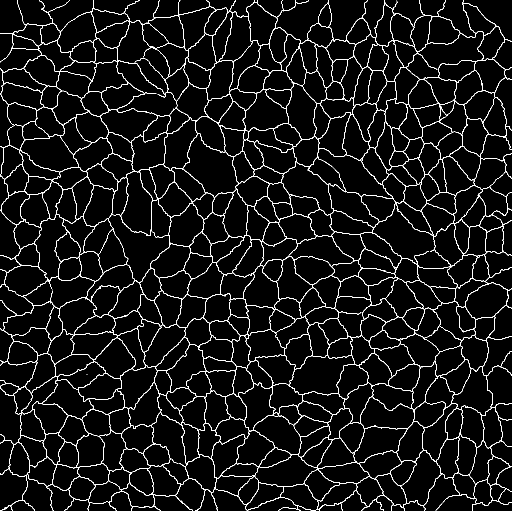
#> input picture data/raw/field104_endothelial_junctions_annotator1.tif, 1024 x 1022 px (shown at 1/2 size)
$ python annot_agree.py
#> lines starting #> are read from the running program, lines starting #| are printed output that depends on the picture
### common/annotations.py
"""Shared conversion of manual annotations (one implementation for all figures)."""
import numpy as np
from skimage.measure import label
from skimage.segmentation import clear_border, expand_labels

SLIVER_PX = 150  # regions smaller than this (px) between drawn lines are not cells


def lines_to_cells(lines: np.ndarray) -> np.ndarray:
    """Convert drawn junction lines (True on lines) to a label image of complete cells.

    Regions enclosed by the lines (4-connected) are labelled, grown by 2 px to close the line gap, cells touching the
    image border are removed (they are incomplete) and slivers smaller than SLIVER_PX are discarded.
    """
    if lines.ndim != 2:
        raise ValueError(f"lines must be a 2D image, got shape {lines.shape}")
    if lines.dtype != bool:
        raise TypeError(f"lines must be a boolean mask (True on lines), got {lines.dtype}")
    lab = expand_labels(label(~lines, connectivity=1), 2)
    lab = clear_border(lab)
    sizes = np.bincount(lab.ravel())
    lab[np.isin(lab, np.where(sizes < SLIVER_PX)[0])] = 0
    return lab

### common/matching.py
"""Object matching and object-level F1, shared by Figures 1-3.

Matching rule (identical to the code that produced the published scores):
every pair of overlapping objects (one reference, one predicted) is scored by intersection-over-union (IoU);
pairs are accepted greedily from the highest IoU downwards, one-to-one, keeping only IoU >= threshold.
F1 = 2 TP / (2 TP + FP + FN); F1 is 0 when there are no matches (including two empty images).
An IoU exactly equal to the threshold counts as a match. Labels do not overlap within an image, so for thresholds above
0.5 each object has at most one candidate partner and greedy matching equals optimal matching
(tests/test_matching_edge_cases.py). At thr = 0.5 a greedy pass can lose a tied maximum-cardinality solution; the edge
case test does not hit an exact tie, so prefer not to call at exactly 0.5 in new code.
"""
from __future__ import annotations

import numpy as np

from common.labels import validate_labels


def match(gt: np.ndarray, pr: np.ndarray, thr: float = 0.5) -> tuple[list[tuple[int, int, float]], set, set]:
    """Greedy one-to-one matching of two label images (0 = background).

    Returns (matched pairs [(gt_id, pred_id, iou)], unmatched reference ids (FN), unmatched predicted ids (FP)).
    """
    gt = validate_labels(gt, name="reference")
    pr = validate_labels(pr, name="prediction")
    if gt.shape != pr.shape:
        raise ValueError(f"Label images differ in shape: reference {gt.shape} vs prediction {pr.shape}")
    if not 0 < thr <= 1:
        raise ValueError(f"IoU threshold must be in (0, 1], got {thr}")
    m = (gt > 0) & (pr > 0)
    pairs: dict[tuple, int] = {}
    for g, p in zip(gt[m], pr[m]):
        pairs[(g, p)] = pairs.get((g, p), 0) + 1
    ga = dict(zip(*np.unique(gt[gt > 0], return_counts=True)))
    pa = dict(zip(*np.unique(pr[pr > 0], return_counts=True)))
    ious = sorted(((n / (ga[g] + pa[p] - n), g, p) for (g, p), n in pairs.items()), reverse=True)
    ug, up, matched = set(), set(), []
    for iou, g, p in ious:
        if iou >= thr and g not in ug and p not in up:
            ug.add(g)
            up.add(p)
            matched.append((g, p, iou))
    return matched, set(ga) - ug, set(pa) - up


# [6 lines left out: function f1_score, not called in this run]

### fig2/code/export_window.py
"""Vector contours of a label image inside a window (full-field px), in window-pixel coordinates."""
import json
import numpy as np
from skimage.measure import find_contours, approximate_polygon
from common.labels import validate_labels


def contours(L, X, Y, W, H, keep=None):
    """Vector outlines (window px) of the objects in the window; keep = optional set of labels to draw (labels of the
    set that are not in the window are simply not in it)."""
    sub = validate_labels(L)[Y:Y + H, X:X + W]
    out = []
    for l in np.unique(sub[sub > 0]):
        if keep is not None and int(l) not in keep:
            continue
        for c in find_contours(np.pad(sub == l, 1).astype(float), 0.5):
            c = approximate_polygon(c - 1, tolerance=0.6)
            out.append([[round(float(v[1]), 2), round(float(v[0]), 2)] for v in c])
    return out


def export(L, X, Y, W, H, path, keep=None):
    json.dump({"w": W, "h": H, "contours": contours(L, X, Y, W, H, keep)}, open(path, "w"))


# [11 lines left out: function centroids, not called in this run]

### common/labels.py
"""Strict reading of instance label images (0 = background, 1..n = objects).

Every score and measurement reads label images through `validate_labels` / `read_labels`, so an invalid image (a
probability map, fractional or negative values, NaN, a stack, the wrong shape) raises instead of being silently cast
to integers.
"""
from __future__ import annotations

from pathlib import Path

import numpy as np
import tifffile


class InvalidLabels(ValueError):
    """A label image that cannot be interpreted as instance labels."""


def validate_labels(array: np.ndarray, *, name: str = "labels", expected_shape: tuple[int, int] | None = None,
                    squeeze: bool = False) -> np.ndarray:
    """Return `array` as an int64 label image after checking it; raise InvalidLabels otherwise.

    squeeze=True removes singleton axes first (e.g. a (1, Y, X) TIFF); any other extra dimension is an error.
    """
    a = np.asarray(array)
    if squeeze:
        a = np.squeeze(a)
    if a.ndim != 2:
        raise InvalidLabels(f"{name}: expected a 2D label image, got shape {a.shape}")
    if expected_shape is not None and a.shape != tuple(expected_shape):
        raise InvalidLabels(f"{name}: expected shape {tuple(expected_shape)}, got {a.shape}")
    if a.dtype == bool or not np.issubdtype(a.dtype, np.integer) and not np.issubdtype(a.dtype, np.floating):
        raise InvalidLabels(f"{name}: expected integer labels, got dtype {a.dtype}")
    if np.issubdtype(a.dtype, np.floating):
        if not np.all(np.isfinite(a)):
            raise InvalidLabels(f"{name}: contains NaN or infinite values")
        if not np.array_equal(a, np.round(a)):
            raise InvalidLabels(f"{name}: contains non-integer values (a probability map or a resampled image?)")
    if a.size and a.min() < 0:
        raise InvalidLabels(f"{name}: contains negative values")
    if a.size and a.max() > np.iinfo(np.int64).max:
        raise InvalidLabels(f"{name}: values too large for int64")
    return a.astype(np.int64)


# [10 lines left out: function read_labels, not called in this run]

### common/stats.py
"""Small statistics helpers that refuse undefined results instead of returning NaN."""
from __future__ import annotations

import numpy as np


def finite_values(values, *, name: str, n_min: int = 1) -> np.ndarray:
    """Return values as a 1D float array; raise if fewer than n_min values or any is not finite."""
    a = np.asarray(values, dtype=float)
    if a.ndim > 1:
        raise ValueError(f"{name}: expected a 1D sample, got shape {a.shape} (a 2D input used to be flattened silently)")
    a = a.ravel()
    if a.size < n_min:
        raise ValueError(f"{name}: need at least {n_min} values, got {a.size}")
    if not np.all(np.isfinite(a)):
        raise ValueError(f"{name}: contains NaN or infinite values")
    return a


# [8 lines left out: function pearson_r, not called in this run]

### fig2/code/annot_agree.py
"""Panel a, reference agreement: two people's cell outlines (drawn on the acquired PECAM-1 image) compared with each
other. Outline drawings are turned into cell instances by common/annotations.lines_to_cells:
regions enclosed by the lines, line pixels returned to neighbours, border cells and slivers < 150 px removed.
Scores: object F1 at IoU >= 0.5 (greedy one-to-one); biological result: cell count and mean cell area."""
import json, os
import numpy as np
import tifffile
from common.matching import match
from export_window import export

from common.annotations import lines_to_cells
from common.stats import finite_values
from common.paths import RAW as U
from common.metadata import FOLLAIN_PX_UM as PX


a1 = lines_to_cells(tifffile.imread(U + "field104_endothelial_junctions_annotator1.tif") > 0)
#> in lines_to_cells, `lab = expand_labels(label(~lines, connectivity=1), 2)`: lab: shape (1022, 1024) int32; 486 distinct labels, from 1 to 486
#> in lines_to_cells, `lab = clear_border(lab)`:
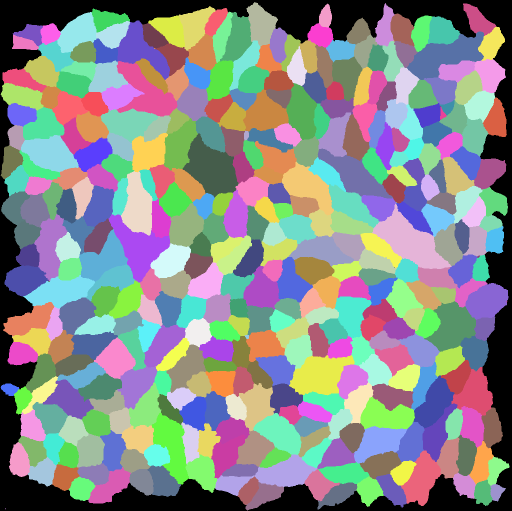
#> lab: shape (1022, 1024) int32 (shown at 1/2 size); 399 distinct labels, from 0 to 485; one colour per label, 0 black
#> in lines_to_cells, `sizes = np.bincount(lab.ravel())`: sizes = 486 values, max 127065 at index 0, min 0 at index 1, mean 2153.3
#> in lines_to_cells, `lab[np.isin(lab, np.where(sizes < SLIVER_PX)[0])] = 0`: lab: shape (1022, 1024) int32; 383 distinct labels, from 0 to 463
a2 = lines_to_cells(tifffile.imread(U + "field104_endothelial_junctions_annotator2.tif") > 0)
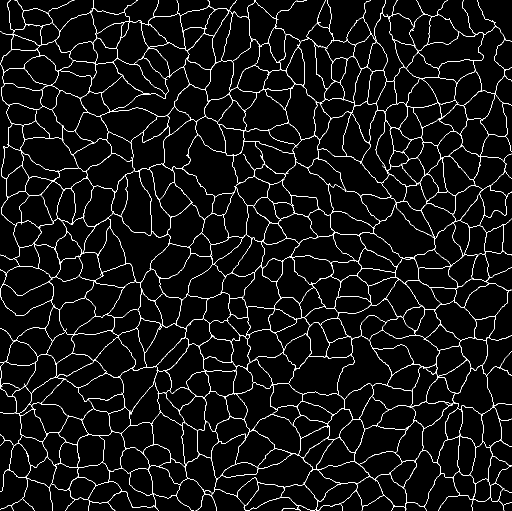
#> input picture data/raw/field104_endothelial_junctions_annotator2.tif, 1024 x 1022 px (shown at 1/2 size)
#> in lines_to_cells (call 2), `lab = expand_labels(label(~lines, connectivity=1), 2)`: lab: shape (1022, 1024) int32; 491 distinct labels, from 1 to 491
#> in lines_to_cells (call 2), `lab = clear_border(lab)`:
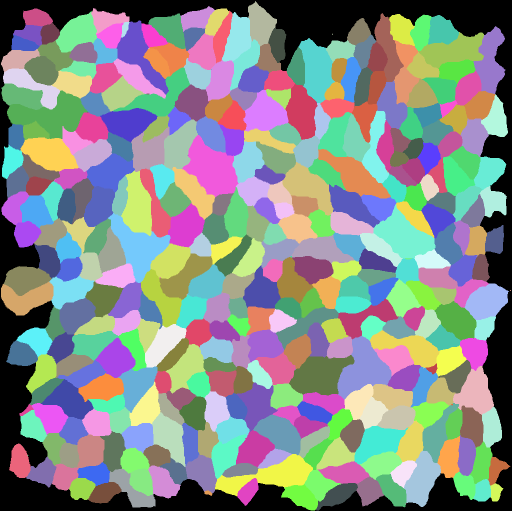
#> lab: shape (1022, 1024) int32 (shown at 1/2 size); 416 distinct labels, from 0 to 487; one colour per label, 0 black
#> in lines_to_cells (call 2), `sizes = np.bincount(lab.ravel())`: sizes = 488 values, max 135219 at index 0, min 0 at index 1, mean 2144.5
#> in lines_to_cells (call 2), `lab[np.isin(lab, np.where(sizes < SLIVER_PX)[0])] = 0`: lab: shape (1022, 1024) int32; 370 distinct labels, from 0 to 471
src = {"annotator 1": a1, "annotator 2": a2}
# Model comparison (Cellpose on acquired PECAM-1, panels/cp_pecam.tif) was dropped from the final figure and its labels
# are not stored; the two annotators are compared only. Fail if the file appears, so the outputs are not changed silently.
if os.path.exists("panels/cp_pecam.tif"):
    raise RuntimeError("panels/cp_pecam.tif is present: the published annot_agree.json compares the annotators only")


def f1(g, p):
    mt, fn, fp = match(g, p, 0.5)
    return round(2 * len(mt) / (2 * len(mt) + len(fn) + len(fp)), 3)


out = {"pairs": {}, "bio": {}}
names = list(src)
#> names = ['annotator 1', 'annotator 2']
for i in range(len(names)):
    for j in range(i + 1, len(names)):
        out["pairs"][f"{names[i]} vs {names[j]}"] = f1(src[names[i]], src[names[j]])
#> this loop made 2 passes
#> after the loop, out = 2 items
for k, L in src.items():
    ids, areas = np.unique(L[L > 0], return_counts=True)
    areas = finite_values(areas, name=f"{k} areas")
    out["bio"][k] = {"count": int(len(ids)), "mean_area_um2": round(float(areas.mean() * PX ** 2), 1)}
#> this loop made 2 passes
#> k on passes 1 to 2: 'annotator 1', 'annotator 2'
json.dump(out, open("panels/annot_agree.json", "w"), indent=1)
print(out)
#| {'pairs': {'annotator 1 vs annotator 2': 0.897}, 'bio': {'annotator 1': {'count': 382, 'mean_area_um2': 1015.6}, 'annotator 2': {'count': 369, 'mean_area_um2': 1041.9}}}
# tile window with clear junctions (full-field px)
X, Y, W, H = 200, 0, 260, 280
g = tifffile.imread(U + "field104_pecam1.tif").astype(float)
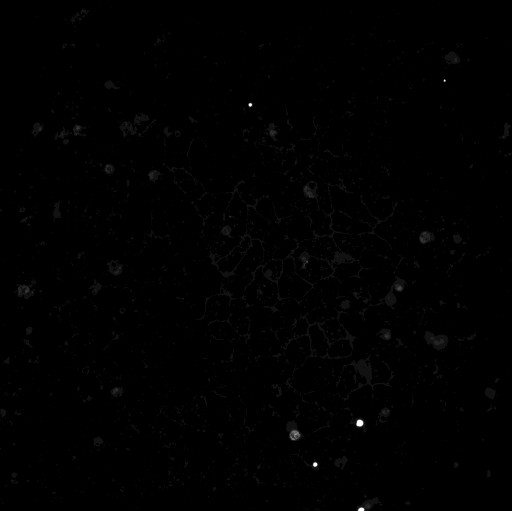
#> input picture data/raw/field104_pecam1.tif, 1024 x 1022 px (shown at 1/2 size)
#> g: shape (1022, 1024) float64; min 78, max 4095, mean 180.7
lo, hi = np.percentile(g[Y:Y + H, X:X + W], [0.3, 99.7])
#> lo = 107; hi = 380.6
from PIL import Image
t = np.clip((g[Y:Y + H, X:X + W] - lo) / (hi - lo), 0, 1)
rgb = np.stack([t * 0.15, t, t * 0.3], -1)
Image.fromarray(np.round(np.repeat(np.repeat(rgb, 2, 0), 2, 1) * 255).astype(np.uint8)).save("panels/pecam_tile.png")
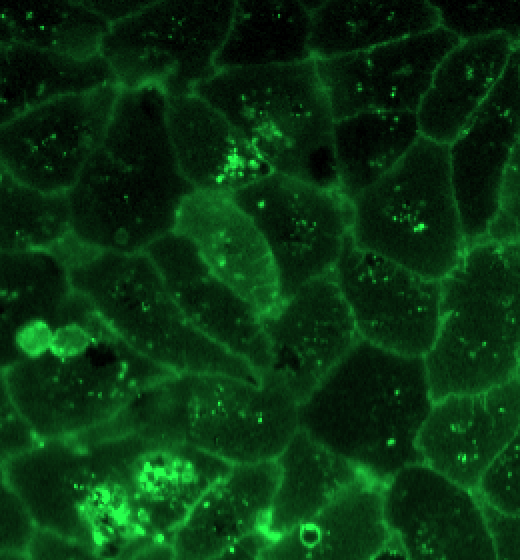
#> saved as pecam_tile.png: PIL image 520x560 RGB; mean R, G, B 7.9, 52.6, 15.8
for k, L in src.items():
    export(L, X, Y, W, H, f"panels/pecam_{k.replace(' ', '')}.json")
#> this loop made 2 passes
#> pass 1, in contours, `sub = validate_labels(L)[Y:Y + H, X:X + W]`:
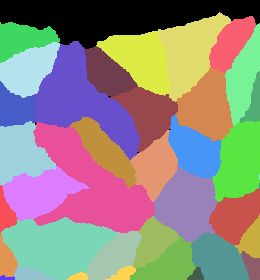
#> sub: shape (280, 260) int64; 37 distinct labels, from 0 to 152; one colour per label, 0 black
#> pass 2, in contours (call 2), `sub = validate_labels(L)[Y:Y + H, X:X + W]`:
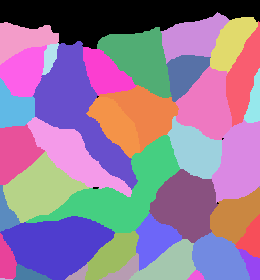
#> sub: shape (280, 260) int64; 38 distinct labels, from 0 to 149; one colour per label, 0 black
